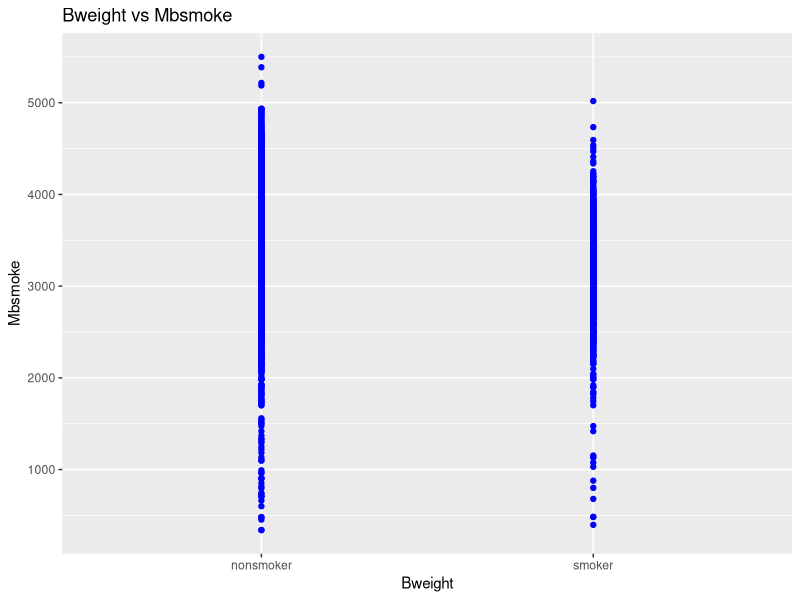
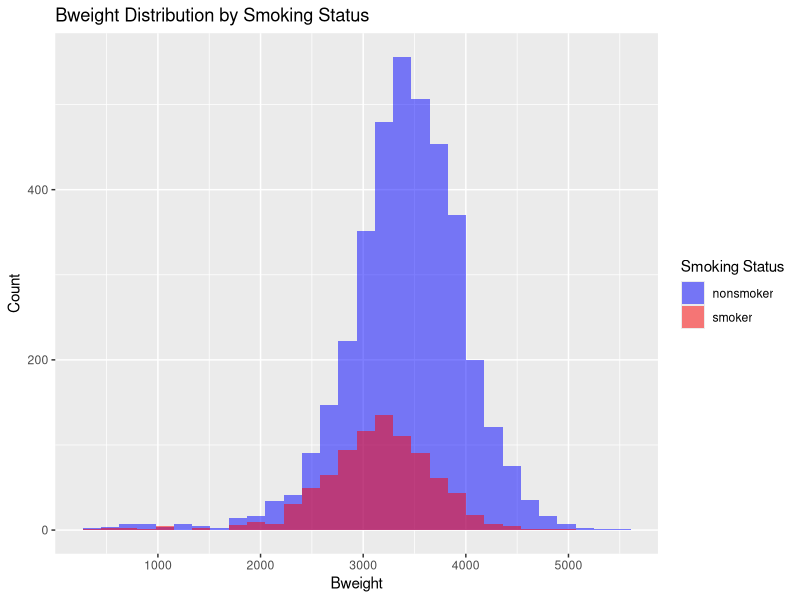
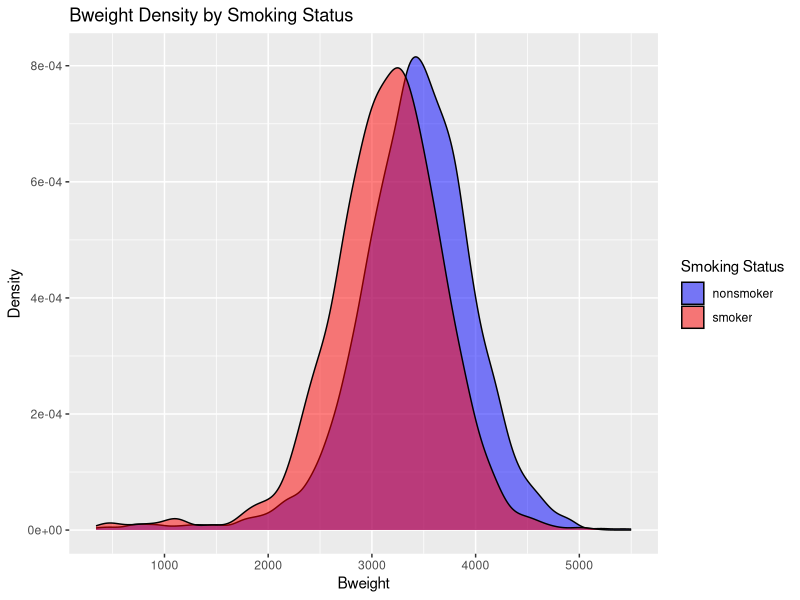
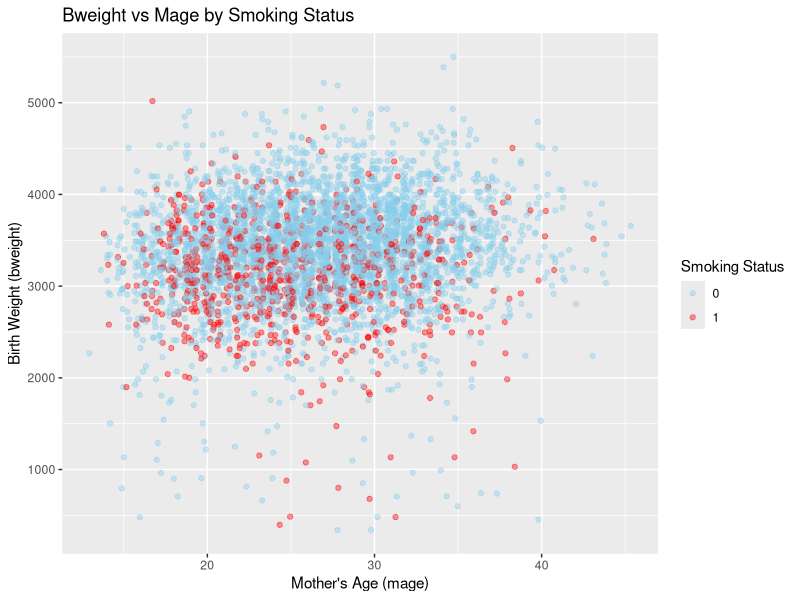
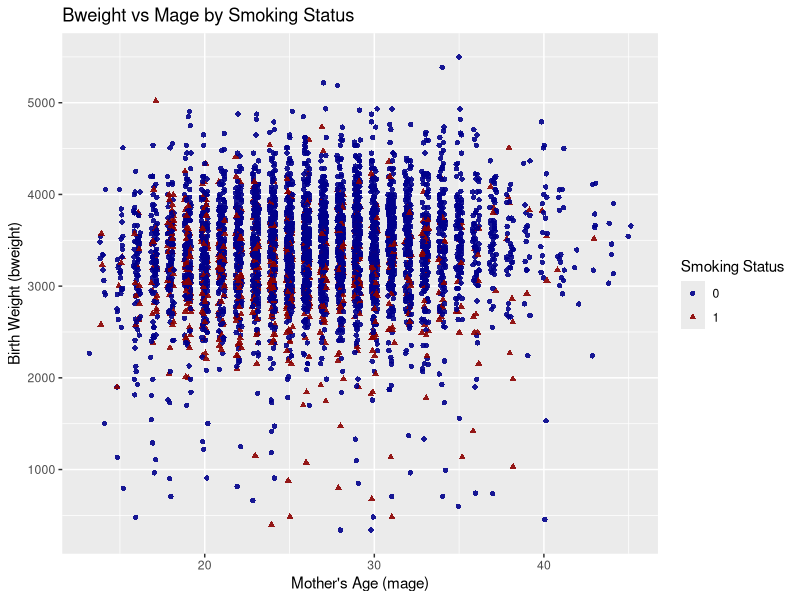
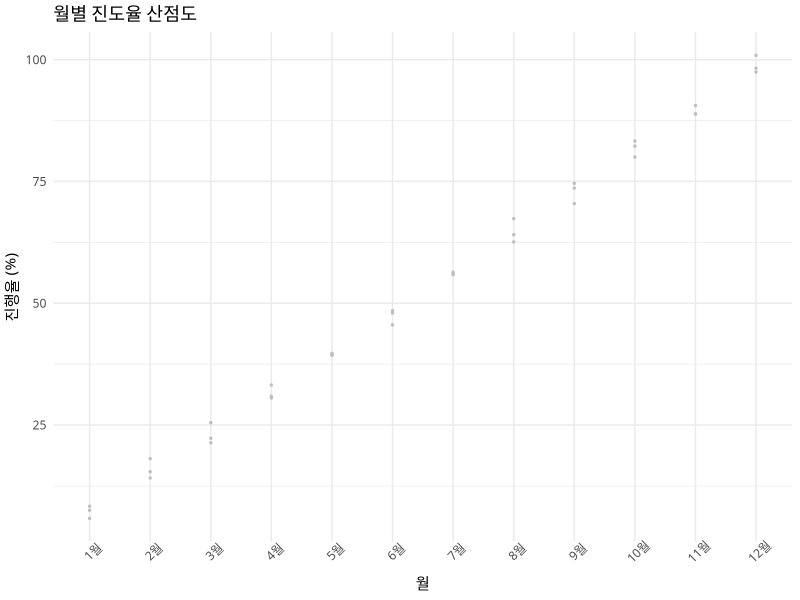
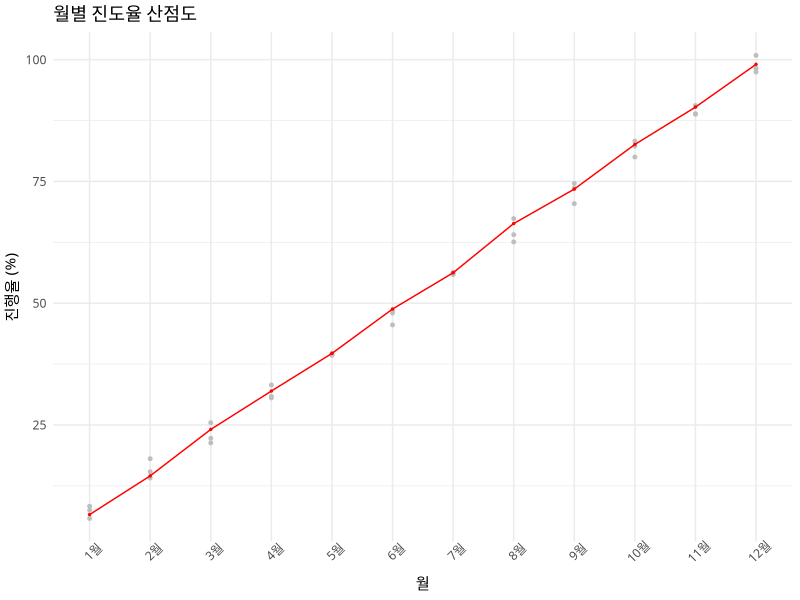
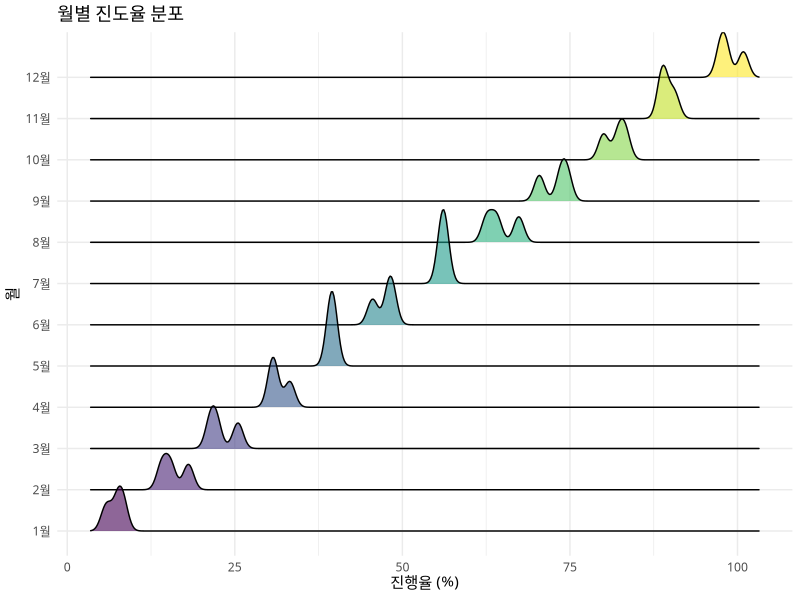

R code for these plots, in order:
## ---- chunk 1
baby <- read.csv("baby.csv")
str(baby)
colnames(baby)
## ---- chunk 2
library(ggplot2)

# ggplot을 사용하여 산점도와 추세선을 그립니다.
ggplot(baby, aes(x = mbsmoke, y = bweight)) +
  geom_point(color = "blue") +  # 산점도
  labs(title = "Bweight vs Mbsmoke", 
       x = "Bweight", 
       y = "Mbsmoke")
## ---- chunk 3
# ggplot을 사용하여 mbsmoke에 따라 히스토그램을 겹쳐서 그립니다.
ggplot(baby, aes(x = bweight, fill = factor(mbsmoke))) +
  geom_histogram(position = "identity", alpha = 0.5, bins = 30) +  # 히스토그램
  labs(title = "Bweight Distribution by Smoking Status", 
       x = "Bweight", 
       y = "Count", 
       fill = "Smoking Status") +
  scale_fill_manual(values = c("nonsmoker" = "blue", "smoker" = "red"))  # 색상 설정
## ---- chunk 4
# ggplot을 사용하여 mbsmoke에 따라 확률 밀도 함수로 히스토그램을 겹쳐서 그립니다.
ggplot(baby, aes(x = bweight, fill = factor(mbsmoke))) +
  geom_density(alpha = 0.5) +  # 확률 밀도 함수
  labs(title = "Bweight Density by Smoking Status", 
       x = "Bweight", 
       y = "Density", 
       fill = "Smoking Status") +
  scale_fill_manual(values = c("nonsmoker" = "blue", "smoker" = "red"))  # 색상 설정
## ---- chunk 5

# mbsmoke 컬럼의 값을 0과 1로 변환합니다.
baby$mbsmoke <- ifelse(baby$mbsmoke == "nonsmoker", 0, 1)  # nonsmoker는 0, smoker는 1로 변환
# 회귀 분석을 진행합니다.
model <- lm(mbsmoke ~ bweight, data = baby)  # 선형 회귀 모델 생성

# 회귀 분석 결과 요약
summary(model)
## ---- chunk 6
# ggplot을 사용하여 mage와 bweight의 산점도를 그리고 흡연 여부에 따라 색상을 다르게 하며 jitter를 추가하고 투명도를 높입니다.
ggplot(baby, aes(x = mage, y = bweight, color = factor(mbsmoke))) +
  geom_jitter(alpha = 0.4, width = 0.4, height = 0.2) +  # jitter 추가 및 투명도 증가
  labs(title = "Bweight vs Mage by Smoking Status", 
       x = "Mother's Age (mage)", 
       y = "Birth Weight (bweight)", 
       color = "Smoking Status") +
  scale_color_manual(values = c("0" = "skyblue", "1" = "red"))  # 색상 설정
## ---- chunk 7
# ggplot을 사용하여 mage와 bweight의 산점도를 그리고 흡연 여부에 따라 색상을 다르게 하며 jitter를 추가합니다.
ggplot(baby, aes(x = mage, y = bweight, shape = factor(mbsmoke))) +  # shape으로 구분
  geom_jitter(alpha = 0.9, width = 0.2, height = 0.2, aes(color = factor(mbsmoke))) +  # jitter 추가
  labs(title = "Bweight vs Mage by Smoking Status", 
       x = "Mother's Age (mage)", 
       y = "Birth Weight (bweight)", 
       color = "Smoking Status", 
       shape = "Smoking Status") +
  scale_color_manual(values = c("0" = "darkblue", "1" = "darkred")) +  # 색상 설정
  scale_shape_manual(values = c(16, 17))  # 서로 다른 모양 설정
## ---- chunk 8
# AER 패키지 로드
library(AER)

# CPS1988 데이터셋 불러오기
data("CPS1988")

# 데이터셋의 첫 몇 행 확인
head(CPS1988)
## ---- chunk 9
library(dplyr)
str(CPS1988)
summary(CPS1988$wage)
summary(CPS1988$education) # 교육이 0 인 경우 로그를 취할 수 없다. 

# CPS1988 데이터프레임의 education 컬럼에 아주 작은 값을 더함. 
CPS1988$education <- CPS1988$education + 1

model2 <- lm(log(wage) ~ log(education), data = CPS1988)  # 선형 회귀 모델 생성
model3 <- lm(wage ~ education, data = CPS1988)  # 선형 회귀 모델 생성

summary(model2)
summary(model3)

# 수익률이란, 이익/ 투자비용 이라고 볼 수 있다. 
# 교육으로 따지면 임금 / 교육투자(시간)
# 교육이 1% 증가할떄마다, 임금이 0.68254% 증가한다고 볼 수 있다. 
# 또한 교육의 1단위 증가당 47.1810단위의 임금이 증가한다고 볼 수 있다. 
## ---- chunk 10
colnames(CPS1988)


# 더미변수 생성
CPS1988_dummies <- CPS1988 %>%
  mutate(
    smsa_yes = as.integer(smsa == "yes"),
    smsa_no = as.integer(smsa == "no"),
    parttime_yes = as.integer(parttime == "yes"),
    parttime_no = as.integer(parttime == "no")
  )
str(CPS1988_dummies)
## ---- chunk 11
model4_logit <- glm(parttime_yes ~ education + experience, 
                    data = CPS1988_dummies, 
                    family = binomial(link = "logit"))

# 모델 요약 출력
summary(model4_logit)
## ---- chunk 12
#install.packages('ggridges')
library(ggridges)
## ---- chunk 13
data <- data.frame(
  Month = factor(c("1월", "2월", "3월", "4월", "5월", "6월", "7월", "8월", "9월", "10월", "11월", "12월"),
                 levels = c("1월", "2월", "3월", "4월", "5월", "6월", "7월", "8월", "9월", "10월", "11월", "12월"), 
                 ordered = TRUE),
  Type_A_Collection_Rate = c(7.50, 18.08, 25.47, 33.21, 39.71, 47.99, 55.87, 67.37, 74.59, 83.29, 88.81, 100.88),
  Type_B_Collection_Rate = c(8.33, 14.12, 22.27, 30.55, 39.31, 48.46, 56.36, 64.07, 73.63, 80.01, 88.90, 97.47),
  Type_C_Collection_Rate = c(5.82, 15.41, 21.34, 30.88, 39.46, 45.55, 56.07, 62.59, 70.44, 82.25, 90.59, 98.23),
  Overall_Progress = c(6.61, 14.56, 24.10, 31.97, 39.70, 48.81, 56.25, 66.36, 73.43, 82.60, 90.26, 99.04)
)
## ---- chunk 14
str(data)
colnames(data)


# 월별 진도율 산점도
ggplot(data) +
  geom_point(aes(x = Month, y = Type_A_Collection_Rate), color = "grey", size = 0.5) +
  geom_point(aes(x = Month, y = Type_B_Collection_Rate), color = "grey", size = 0.5) +
  geom_point(aes(x = Month, y = Type_C_Collection_Rate), color = "grey", size = 0.5) +
  labs(title = "월별 진도율 산점도",
       x = "월",
       y = "진행율 (%)") +
  theme_minimal(base_family='NanumGothic') +
  theme(axis.text.x = element_text(angle = 45))

## ---- chunk 15
ggplot(data) +
  geom_point(aes(x = Month, y = Type_A_Collection_Rate), color = "grey", size = 1) +
  geom_point(aes(x = Month, y = Type_B_Collection_Rate), color = "grey", size = 1) +
  geom_point(aes(x = Month, y = Type_C_Collection_Rate), color = "grey", size = 1) +
  geom_line(aes(x = Month, y = Overall_Progress, group = 1), color = "red", size = 0.5) +
  geom_point(aes(x = Month, y = Overall_Progress), color = "red", size = 0.5) +
  labs(title = "월별 진도율 산점도",
       x = "월",
       y = "진행율 (%)") +
  theme_minimal(base_family='NanumGothic') +
  theme(axis.text.x = element_text(angle = 45))
## ---- chunk 16
# 필요한 패키지 설치 및 로드
library(ggplot2)
library(ggridges)
library(tidyr)

# 데이터를 long 형태로 변환
data_long <- data %>%
  gather(key = "Type", value = "Rate", 
         Type_A_Collection_Rate, Type_B_Collection_Rate, Type_C_Collection_Rate)

# ridge plot 생성
ggplot(data_long, aes(x = Rate, y = Month, fill = Month)) +
  geom_density_ridges(alpha = 0.6) +
  labs(title = "월별 진도율 분포",
       x = "진행율 (%)",
       y = "월") +
  theme_minimal(base_family = 'NanumGothic') +
  theme(legend.position = "none")
## ---- chunk 17

library(tidyr)
library(ggplot2)
library(ggridges)
library(dplyr)

# 데이터를 long 형태로 변환
data_long <- data %>%
  gather(key = "Type", value = "Rate", 
         Type_A_Collection_Rate, Type_B_Collection_Rate, Type_C_Collection_Rate)

# Overall_Progress를 기준으로 색상 그라데이션 생성
data <- data %>%
  mutate(Progress_Color = scale(Overall_Progress))

# ridge plot 생성
ggplot(data_long) +
  geom_density_ridges(aes(x = Rate, y = Month, fill = data$Progress_Color[match(Month, data$Month)]), 
                      alpha = 0.6, scale = 3) +
  geom_line(data = data, aes(x = Overall_Progress, y = Month, group = 1), color = "red", size = 1) +
  geom_point(data = data, aes(x = Overall_Progress, y = Month), color = "red", size = 2) +
  scale_fill_gradient(low = "lightblue", high = "darkblue", name = "전체 진행률") +
  labs(title = "월별 진도율 분포",
       x = "진행율 (%)",
       y = "월") +
  theme_minimal(base_family = 'NanumGothic') +
  theme(legend.position = "right") +
  coord_flip()
